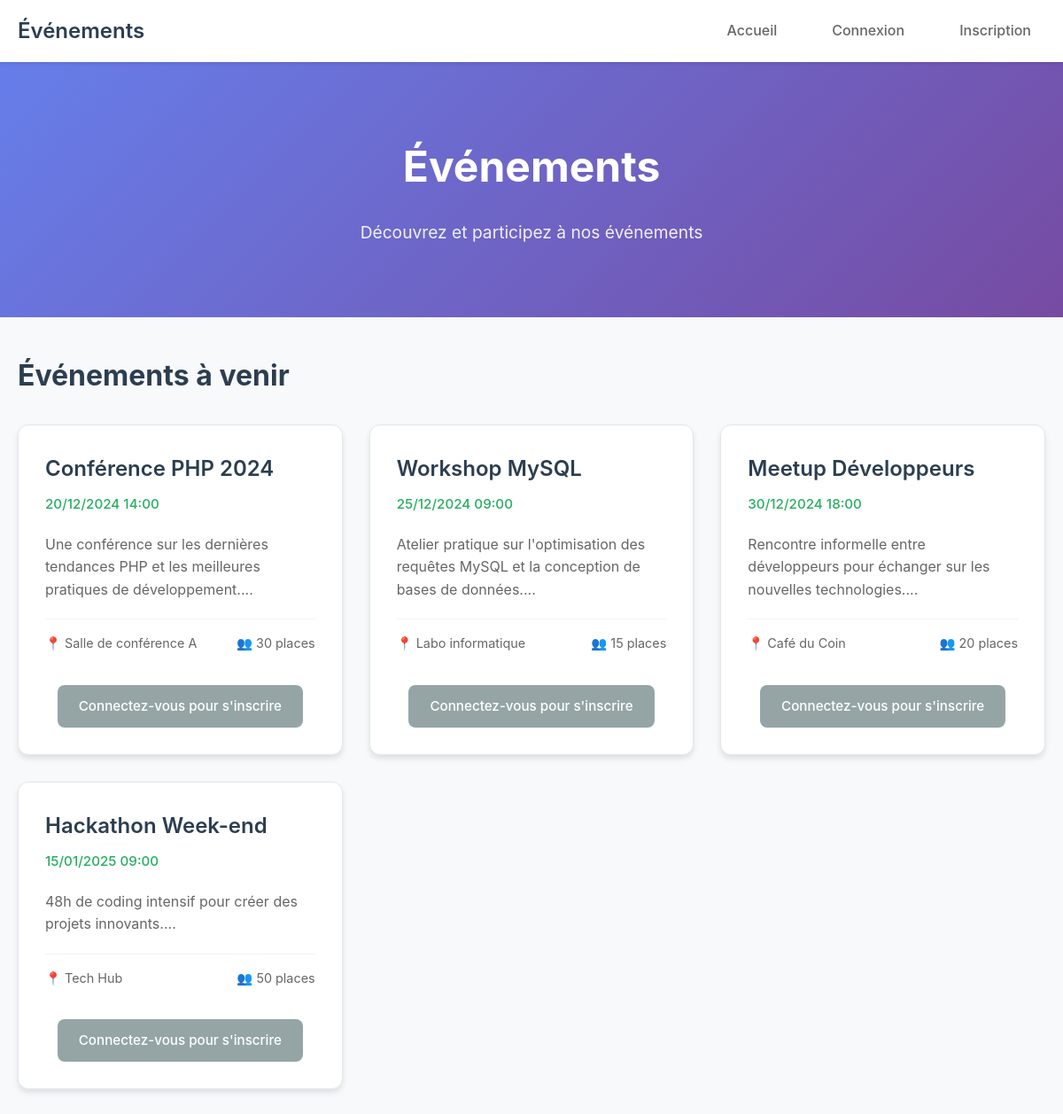
The app's page /, older data.
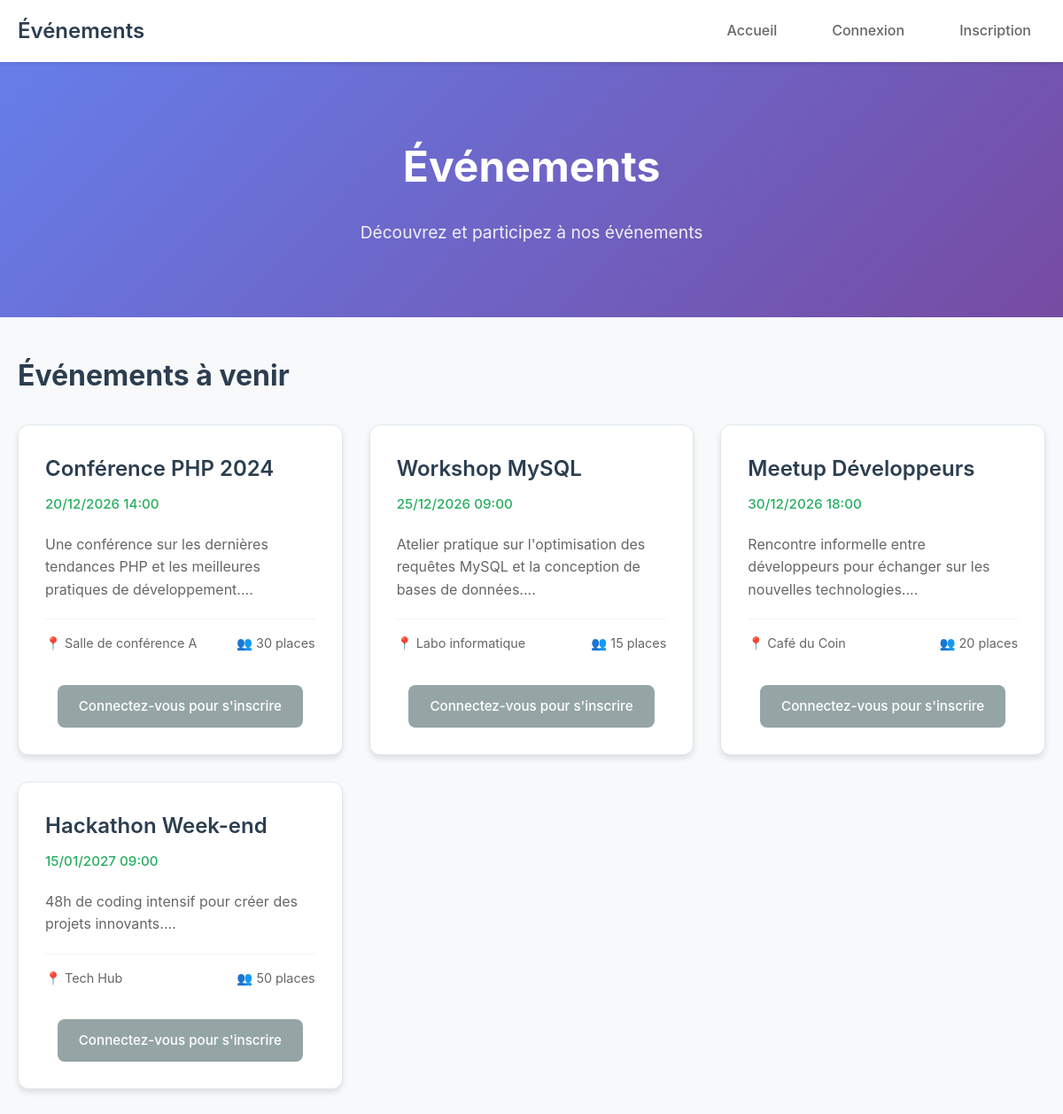
The same page, newer data.
### tables this page shows
CREATE TABLE IF NOT EXISTS events (
    id INT AUTO_INCREMENT PRIMARY KEY,
    title VARCHAR(200) NOT NULL,
    description TEXT NOT NULL,
    event_date DATETIME NOT NULL,
    location VARCHAR(200) NOT NULL,
    capacity INT NOT NULL DEFAULT 50,
    image_url VARCHAR(255),
    created_by INT NOT NULL,
    created_at TIMESTAMP DEFAULT CURRENT_TIMESTAMP,
    updated_at TIMESTAMP DEFAULT CURRENT_TIMESTAMP ON UPDATE CURRENT_TIMESTAMP,
    FOREIGN KEY (created_by) REFERENCES users(id) ON DELETE CASCADE
);

### src/services/AuthService.php (called while the page is built, shortened)
<?php
class AuthService
{
    public static function isLoggedIn(): bool
    {
        return isset($_SESSION['user_id']) && !empty($_SESSION['user_id']);
    }
}

### index.php (the view, shortened to what this page needs)
<?php
require_once 'src/services/AuthService.php';
$database = Database::getInstance();
$mysqli = $database->getConnection();
$events = [];
$sql = "SELECT * FROM events ORDER BY event_date ASC LIMIT 6";
$result = $mysqli->query($sql);
if ($result) {
    while ($row = $result->fetch_assoc()) {
        $events[] = $row;
    }
}
?>
<!DOCTYPE html>
<html lang="fr">
<head>
    <link rel="stylesheet" href="/public/css/style.css">
</head>
<body>
    <header class="main-header">
        <nav class="navbar">
            <div class="nav-container">
                <a href="index.php" class="nav-brand">
                    <h1>Événements</h1>
                </a>
                <ul class="nav-menu">
                    <?php if (AuthService::isLoggedIn()): ?>
                        <li><a href="index.php">Accueil</a></li>
                        <?php if (AuthService::isLoggedIn() && !AuthService::isAdmin()): ?>
                            <li><a href="my_registrations.php">Mes inscriptions</a></li>
                        <?php endif; ?>
                        <?php if (AuthService::isAdmin()): ?>
                            <li><a href="admin/index.php" class="admin-link">Admin</a></li>
                        <?php endif; ?>
                        <li>
                            <span class="user-welcome">
                                Bonjour, <?php echo htmlspecialchars($_SESSION['user_name']); ?>
                            </span>
                        </li>
                        <li><a href="logout.php">Déconnexion</a></li>
                    <?php else: ?>
                        <li><a href="index.php">Accueil</a></li>
                        <li><a href="login.php">Connexion</a></li>
                        <li><a href="register.php">Inscription</a></li>
                    <?php endif; ?>
                </ul>
            </div>
        </nav>
    </header>
    <main class="main-content">
        <div class="container">
            <header class="hero">
                <h1>Événements</h1>
                <p>Découvrez et participez à nos événements</p>
            </header>
            <section class="events-section">
                <h2>Événements à venir</h2>
                <?php if (empty($events)): ?>
                    <div class="no-events">
                        <p>Aucun événement publié pour le moment.</p>
                    </div>
                <?php else: ?>
                    <div class="events-grid">
                        <?php foreach ($events as $event): ?>
                            <div class="event-card">
                                <div class="event-header">
                                    <h3 class="event-title"><?php echo htmlspecialchars($event['title']); ?></h3>
                                    <span class="event-date">
                                        <?php
                                        $date = new DateTime($event['event_date']);
                                        echo $date->format('d/m/Y H:i');
                                        ?>
                                    </span>
                                </div>
                                <p class="event-description">
                                    <?php echo htmlspecialchars(substr($event['description'], 0, 150)) . '...'; ?>
                                </p>
                                <div class="event-footer">
                                    <span class="event-location">
                                        📍 <?php echo htmlspecialchars($event['location']); ?>
                                    </span>
                                    <span class="event-capacity">
                                        👥 <?php echo $event['capacity']; ?> places
                                    </span>
                                </div>
                                <div class="event-actions">
                                    <?php if (AuthService::isLoggedIn()): ?>
                                        <a href="event_detail.php?id=<?php echo $event['id']; ?>" class="btn btn-primary">
                                            Voir détails
                                        </a>
                                    <?php else: ?>
                                        <a href="login.php" class="btn btn-secondary">
                                            Connectez-vous pour s'inscrire
                                        </a>
                                    <?php endif; ?>
                                </div>
                            </div>
                        <?php endforeach; ?>
                    </div>
                <?php endif; ?>
            </section>
        </div>
    </main>
</body>
</html>

### public/css/style.css (style rules this page uses)
* { margin: 0; padding: 0; box-sizing: border-box; }
body { font-family: -apple-system, BlinkMacSystemFont, 'Segoe UI', Roboto, sans-serif; line-height: 1.6; color: #333; background-color: #f8f9fa; }
.container { max-width: 1200px; margin: 0 auto; padding: 20px; }
.main-header { background: #fff; box-shadow: 0 2px 4px rgba(0,0,0,0.1); position: sticky; top: 0; z-index: 100; }
.navbar { padding: 0; }
.nav-container { max-width: 1200px; margin: 0 auto; display: flex; justify-content: space-between; align-items: center; padding: 0 20px; height: 70px; }
.nav-brand { text-decoration: none; color: #333; }
.nav-brand h1 { font-size: 1.5rem; font-weight: 600; color: #2c3e50; }
.nav-menu { display: flex; list-style: none; align-items: center; gap: 30px; }
.nav-menu a { text-decoration: none; color: #666; font-weight: 500; padding: 8px 16px; border-radius: 6px; transition: all 0.3s ease; }
.hero { background: linear-gradient(135deg, #667eea 0%, #764ba2 100%); color: white; text-align: center; padding: 80px 20px; margin: -20px -20px 40px -20px; }
.hero h1 { font-size: 3rem; font-weight: 700; margin-bottom: 20px; }
.hero p { font-size: 1.2rem; opacity: 0.9; }
.events-section { margin-bottom: 40px; }
.events-section h2 { font-size: 2rem; margin-bottom: 30px; color: #2c3e50; }
.events-grid { display: grid; grid-template-columns: repeat(auto-fill, minmax(350px, 1fr)); gap: 30px; margin-top: 30px; }
.event-card { background: white; border-radius: 12px; padding: 30px; box-shadow: 0 4px 6px rgba(0,0,0,0.1); border: 1px solid #e1e8ed; transition: all 0.3s ease; }
.event-header { margin-bottom: 20px; }
.event-title { font-size: 1.5rem; font-weight: 600; color: #2c3e50; margin-bottom: 8px; }
.event-date { color: #27ae60; font-weight: 500; font-size: 0.95rem; }
.event-description { color: #666; margin-bottom: 20px; line-height: 1.6; }
.event-footer { display: flex; justify-content: space-between; align-items: center; margin-bottom: 20px; padding: 15px 0; border-top: 1px solid #f1f3f4; }
.event-location, .event-capacity { font-size: 0.9rem; color: #666; }
.event-actions { text-align: center; }
.btn { display: inline-block; padding: 12px 24px; border: none; border-radius: 8px; text-decoration: none; font-weight: 500; text-align: center; cursor: pointer; transition: all 0.3s ease; font-size: 0.95rem; }
.btn-secondary { background: #95a5a6; color: white; }

Row changes from the older to the newer data that the page shows:
changed events "Conférence PHP 2024": event_date "20/12/2024 14:00" → "20/12/2026 14:00"
changed events "Workshop MySQL": event_date "25/12/2024 09:00" → "25/12/2026 09:00"
changed events "Meetup Développeurs": event_date "30/12/2024 18:00" → "30/12/2026 18:00"
changed events "Hackathon Week-end": event_date "15/01/2025 09:00" → "15/01/2027 09:00"
